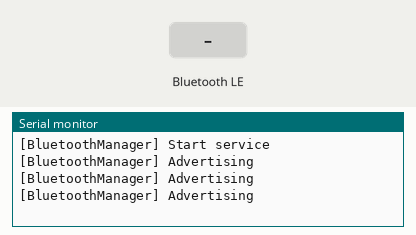
Simulated run of this sketch. Board: ESP32. Shown: the last lines printed to the serial monitor. Inputs (shaded band) come from the test bench. Nothing arrives over Bluetooth unless stated; a phone connects over Bluetooth LE 3 s after start.

Above: at 1.2 s.
1.3 s: Bluetooth LE write "1" received
At 1.48 s:
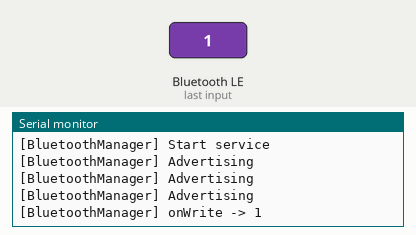
4.3 s: Bluetooth LE write "0" received
At 4.48 s:
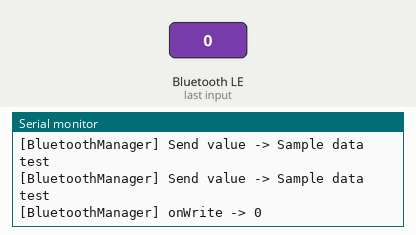
5.8 s: Bluetooth LE write "2" received
At 5.98 s:
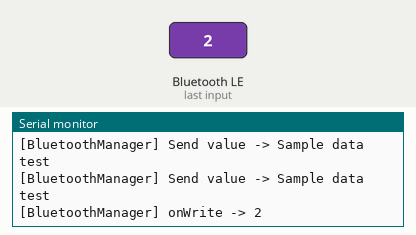

The sketch:

WeatherStation.ino
```cpp
#include "BluetoothManager.h"

BluetoothManager *bluetoothManager = NULL;

void setup() {
    Serial.begin(115200);
    bluetoothManager = new BluetoothManager();
    bluetoothManager->start();
}

void loop() {
  if (bluetoothManager->isConnected()) {
    bluetoothManager->sendValue("Sample data test");
    delay(500);
  } else {
    bluetoothManager->startAdvertising();
    delay(500);
  }
}
```

BluetoothManager.cpp
```cpp
#include "BLECharacteristic.h"
#include "BluetoothManager.h"
#include <Arduino.h>

#define DEVICE_NAME "ESP32 BLE"

#define SERVICE_UUID           "6E400001-B5A3-F393-E0A9-E50E24DCCA9E"
#define CHARACTERISTIC_UUID_RX "6E400002-B5A3-F393-E0A9-E50E24DCCA9E"
#define CHARACTERISTIC_UUID_TX "6E400003-B5A3-F393-E0A9-E50E24DCCA9E"

void println(String message, String tag = "") {
  if (tag.isEmpty()) {
    Serial.println(message);
  } else {
    Serial.println(tag + " " + message);
  }
}

BluetoothManager::BluetoothManager() {
  BLEDevice::init(DEVICE_NAME);

  // Initiate the BLE server
  server = BLEDevice::createServer();
  server->setCallbacks(this);

  // Initiate the BLE service
  service = server->createService(SERVICE_UUID);

  // Initiate the send characteristic
  txCharacteristic = service->createCharacteristic(CHARACTERISTIC_UUID_TX, BLECharacteristic::PROPERTY_NOTIFY);
  BLE2902 *ble2902 = new BLE2902();
  ble2902->setNotifications(true);
  txCharacteristic->addDescriptor(ble2902);

  // Initiate the receiver characteristic
  BLECharacteristic *rxCharacteristic = service->createCharacteristic(CHARACTERISTIC_UUID_RX, BLECharacteristic::PROPERTY_WRITE);
  rxCharacteristic->setCallbacks(this);
}

void BluetoothManager::start() {
  println("Start service", "[BluetoothManager]");
  service->start();
}

void BluetoothManager::stop() {
  println("Stop service", "[BluetoothManager]");
  service->stop();
}

void BluetoothManager::startAdvertising() {
  println("Advertising", "[BluetoothManager]");
  server->startAdvertising();
}

void BluetoothManager::onConnect(BLEServer *pServer) {
  println("Device connected!", "[BluetoothManager]");
  connected = true;
}

void BluetoothManager::onDisconnect(BLEServer *pServer) {
  println("Device disconnected!", "[BluetoothManager]");
  connected = false;
}

void BluetoothManager::sendValue(String data) {
  println("Send value -> " + data, "[BluetoothManager]");
  txCharacteristic->setValue(data);
  txCharacteristic->notify();
}

bool BluetoothManager::isConnected() {
  return connected;
}

void BluetoothManager::onWrite(BLECharacteristic *pCharacteristic) {
  println("onWrite -> " + pCharacteristic->getValue(), "[BluetoothManager]");
}
```

BluetoothManager.h
```cpp
#include "BLECharacteristic.h"
#ifndef BLUETOOTH_MANAGER
#define BLUETOOTH_MANAGER

#include <BLEDevice.h>
#include <BLE2902.h>

class BluetoothManager : public BLEServerCallbacks, public BLECharacteristicCallbacks {
  public:
    BluetoothManager();

    void start();
    void stop();

    void startAdvertising();

    void onConnect(BLEServer *pServer) override;
    void onDisconnect(BLEServer *pServer) override;

    void sendValue(String data);

    bool isConnected();

    void onWrite(BLECharacteristic *pCharacteristic);

  private:
    BLEServer *server;
    BLEService *service;
    BLECharacteristic *txCharacteristic;
    bool connected = false;
};

#endif
```

Measured:
- after the input at 1.3 s, the serial monitor: prints a new line after 0.05 s (image 1)
- after the input at 4.3 s, the serial monitor: prints a new line after 0.05 s (image 2)
- after the input at 5.8 s, the serial monitor: prints a new line after 0.05 s (image 3)
